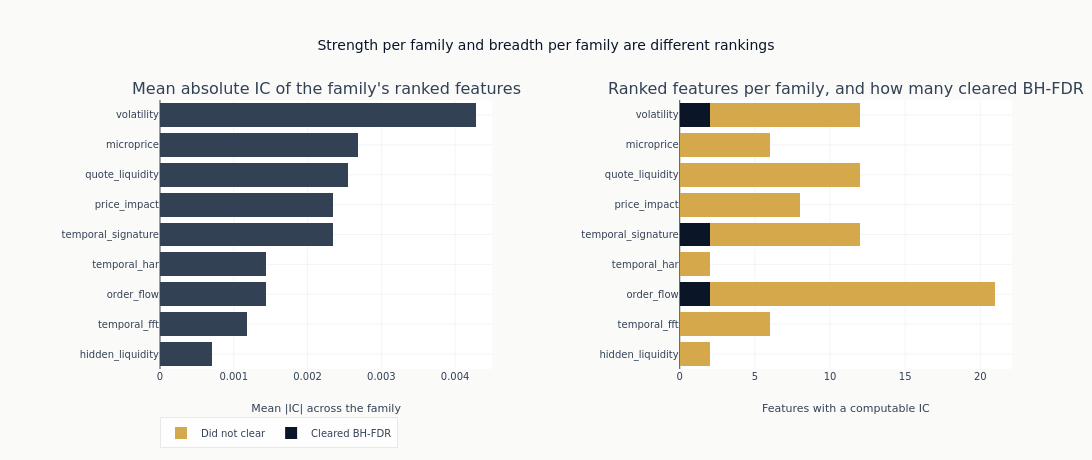

Write notebook code for a chart like this one.
### Code cell
if family_summary:
    fam_order = sorted(family_summary, key=lambda fam: family_summary[fam]["avg_abs_ic"])
    fig = make_subplots(
        rows=1,
        cols=2,
        column_widths=[0.5, 0.5],
        subplot_titles=(
            "Mean absolute IC of the family's ranked features",
            "Ranked features per family, and how many cleared BH-FDR",
        ),
        horizontal_spacing=0.22,
    )
    _ = fig.add_trace(
        go.Bar(
            x=[family_summary[fam]["avg_abs_ic"] for fam in fam_order],
            y=fam_order,
            orientation="h",
            marker_color=COLORS["neutral"],
            showlegend=False,
        ),
        row=1,
        col=1,
    )
    _ = fig.add_trace(
        go.Bar(
            x=[family_summary[fam]["n_fdr_sig"] for fam in fam_order],
            y=fam_order,
            orientation="h",
            marker_color=COLORS["blue"],
            name="Cleared BH-FDR",
        ),
        row=1,
        col=2,
    )
    _ = fig.add_trace(
        go.Bar(
            x=[
                family_summary[fam]["n_features"] - family_summary[fam]["n_fdr_sig"]
                for fam in fam_order
            ],
            y=fam_order,
            orientation="h",
            marker_color=COLORS["amber"],
            name="Did not clear",
        ),
        row=1,
        col=2,
    )
    fig.update_layout(
        title="Strength per family and breadth per family are different rankings",
        barmode="stack",
        height=460,
        width=1120,
        margin={"l": 160},
        legend={"orientation": "h", "y": -0.18},
    )
    fig.update_xaxes(title_text="Mean |IC| across the family", row=1, col=1)
    fig.update_xaxes(title_text="Features with a computable IC", row=1, col=2)
    fig.show()

### Figure 1 — Plotly figure (JSON) as saved in the notebook; plotly's stock layout.template omitted (floating-point values rounded to 4 significant figures)
{"data": [{"marker": {"color": "#334155"}, "orientation": "h", "showlegend": false, "type": "bar", "x": [0.0006983, 0.001179, 0.001431, 0.001438, 0.002343, 0.002351, 0.002543, 0.002684, 0.004278], "xaxis": "x", "y": ["hidden_liquidity", "temporal_fft", "order_flow", "temporal_har", "temporal_signature", "price_impact", "quote_liquidity", "microprice", "volatility"], "yaxis": "y"}, {"marker": {"color": "#0a1628"}, "name": "Cleared BH-FDR", "orientation": "h", "type": "bar", "x": [0, 0, 2, 0, 2, 0, 0, 0, 2], "xaxis": "x2", "y": ["hidden_liquidity", "temporal_fft", "order_flow", "temporal_har", "temporal_signature", "price_impact", "quote_liquidity", "microprice", "volatility"], "yaxis": "y2"}, {"marker": {"color": "#D4A84B"}, "name": "Did not clear", "orientation": "h", "type": "bar", "x": [2, 6, 19, 2, 10, 8, 12, 6, 10], "xaxis": "x2", "y": ["hidden_liquidity", "temporal_fft", "order_flow", "temporal_har", "temporal_signature", "price_impact", "quote_liquidity", "microprice", "volatility"], "yaxis": "y2"}], "layout": {"annotations": [{"font": {"size": 16}, "showarrow": false, "text": "Mean absolute IC of the family's ranked features", "x": 0.195, "xanchor": "center", "xref": "paper", "y": 1.0, "yanchor": "bottom", "yref": "paper"}, {"font": {"size": 16}, "showarrow": false, "text": "Ranked features per family, and how many cleared BH-FDR", "x": 0.805, "xanchor": "center", "xref": "paper", "y": 1.0, "yanchor": "bottom", "yref": "paper"}], "barmode": "stack", "height": 460, "legend": {"orientation": "h", "y": -0.18}, "margin": {"l": 160}, "title": {"text": "Strength per family and breadth per family are different rankings"}, "width": 1120, "xaxis": {"anchor": "y", "domain": [0.0, 0.39], "title": {"text": "Mean |IC| across the family"}}, "xaxis2": {"anchor": "y2", "domain": [0.61, 1.0], "title": {"text": "Features with a computable IC"}}, "yaxis": {"anchor": "x", "domain": [0.0, 1.0]}, "yaxis2": {"anchor": "x2", "domain": [0.0, 1.0]}}}
